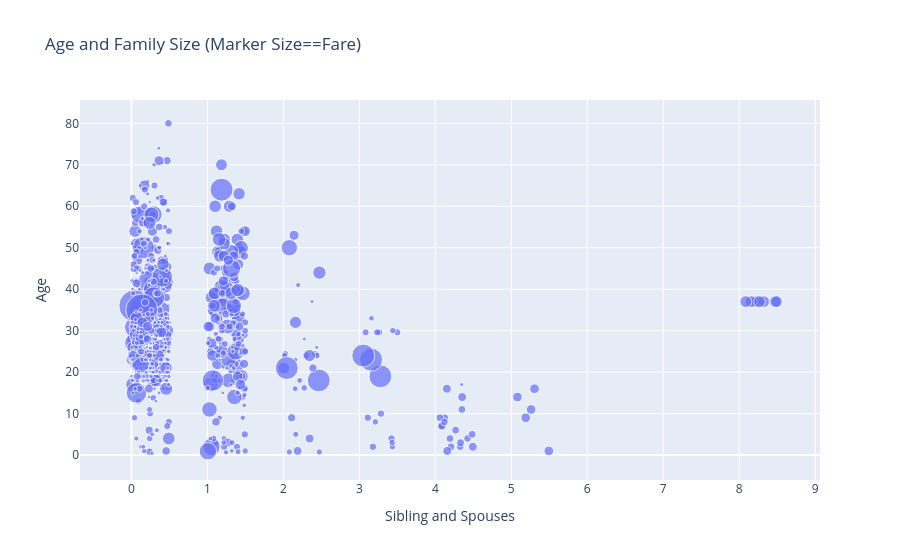

Notebook cell for this chart:
### Code cell
from plotly.graph_objs import Scatter, Layout
from plotly.graph_objs.scatter import Marker
from plotly.graph_objs.layout import XAxis, YAxis
# let's manipulate the example to serve our purposes

# plotly allows us to create JS graph elements, like a scatter object
# we put together a dictionary of plotting elements
# 'data': is the key where we place plotting elements
plotly.offline.iplot({
    'data':[
        # plot siblings and spouses versus age as scatter plot
        # and make mouseover text for if they survived
        # create markers that are sized based on the fare paid
        Scatter(x=df_imputed.SibSp.values+np.random.rand(*df_imputed.SibSp.shape)/2,
                y=df_imputed.Age,
      
                text=df_imputed.Survived.values.astype(str),
                marker=Marker(size=df_imputed.Fare, sizemode='area', sizeref=1,),
                mode='markers')
            ],
    'layout': Layout(xaxis=XAxis(title='Sibling and Spouses'), 
                     yaxis=YAxis(title='Age'),
                     title='Age and Family Size (Marker Size==Fare)')
}, show_link=False)

### Figure 1 — Plotly figure (JSON) as saved in the notebook; plotly's stock layout.template omitted (floating-point values rounded to 4 significant figures; data arrays with more than 128 entries replaced by an {"elided": "..."} marker saying what was removed)
{"data": [{"marker": {"size": {"elided": "889 float values"}, "sizemode": "area", "sizeref": 1}, "mode": "markers", "text": {"elided": "889 str values"}, "type": "scatter", "x": {"elided": "889 float values"}, "y": {"elided": "889 float values"}}], "layout": {"title": {"text": "Age and Family Size (Marker Size==Fare)"}, "xaxis": {"title": {"text": "Sibling and Spouses"}}, "yaxis": {"title": {"text": "Age"}}}}
